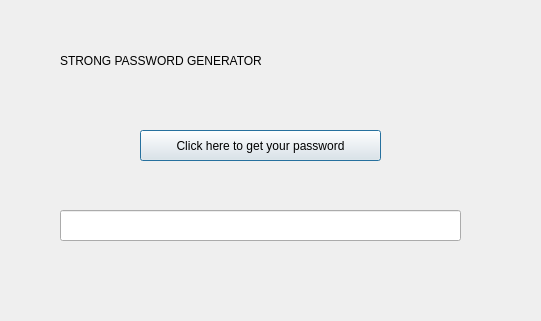
<?xml version="1.0" encoding="UTF-8"?>
<ui version="4.0">
 <class>Dialog</class>
 <widget class="QDialog" name="Dialog">
  <property name="geometry">
   <rect>
    <x>0</x>
    <y>0</y>
    <width>541</width>
    <height>321</height>
   </rect>
  </property>
  <property name="windowTitle">
   <string>Dialog</string>
  </property>
  <widget class="QLabel" name="label">
   <property name="geometry">
    <rect>
     <x>60</x>
     <y>30</y>
     <width>441</width>
     <height>61</height>
    </rect>
   </property>
   <property name="styleSheet">
    <string notr="true">font: 75 20pt &quot;Rockwell&quot;;</string>
   </property>
   <property name="text">
    <string>STRONG PASSWORD GENERATOR</string>
   </property>
  </widget>
  <widget class="QPushButton" name="btn">
   <property name="geometry">
    <rect>
     <x>140</x>
     <y>130</y>
     <width>241</width>
     <height>31</height>
    </rect>
   </property>
   <property name="styleSheet">
    <string notr="true">font: 12pt &quot;MS Shell Dlg 2&quot;;</string>
   </property>
   <property name="text">
    <string>Click here to get your password</string>
   </property>
  </widget>
  <widget class="QLineEdit" name="ansfield">
   <property name="enabled">
    <bool>true</bool>
   </property>
   <property name="geometry">
    <rect>
     <x>60</x>
     <y>210</y>
     <width>401</width>
     <height>31</height>
    </rect>
   </property>
   <property name="readOnly">
    <bool>true</bool>
   </property>
  </widget>
 </widget>
 <resources/>
 <connections/>
</ui>
